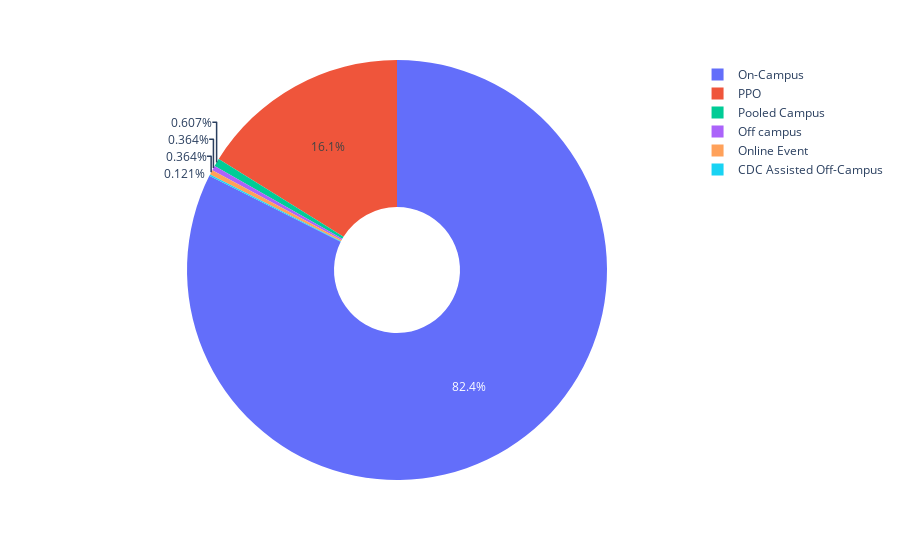

The cell this chart's notebook holds for it:
### Code cell
px.pie(r,names='Type',values='Count',hole=0.3)

### Figure 1 — Plotly figure (JSON) as saved in the notebook; plotly's stock layout.template omitted (floating-point values rounded to 4 significant figures)
{"data": [{"domain": {"x": [0, 1], "y": [0, 1]}, "hole": 0.3, "hovertemplate": "Type=%{label}<br>Count=%{value}<extra></extra>", "labels": ["CDC Assisted Off-Campus", "Off campus", "On-Campus", "Online Event", "PPO", "Pooled Campus"], "legendgroup": "", "name": "", "showlegend": true, "type": "pie", "values": [1, 3, 679, 3, 133, 5]}], "layout": {"legend": {"tracegroupgap": 0}, "margin": {"t": 60}}}
